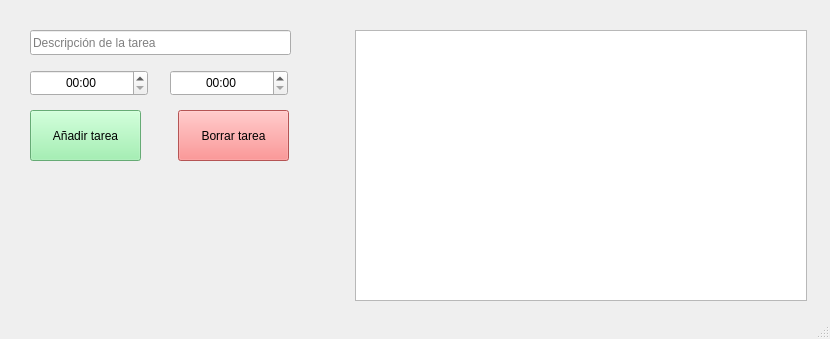
<?xml version="1.0" encoding="UTF-8"?>
<ui version="4.0">
 <class>MainWindow</class>
 <widget class="QMainWindow" name="MainWindow">
  <property name="geometry">
   <rect>
    <x>0</x>
    <y>0</y>
    <width>830</width>
    <height>339</height>
   </rect>
  </property>
  <property name="windowTitle">
   <string>Time Tracker v0.1</string>
  </property>
  <widget class="QWidget" name="centralwidget">
   <widget class="QTimeEdit" name="initTimeEdit">
    <property name="geometry">
     <rect>
      <x>30</x>
      <y>70</y>
      <width>118</width>
      <height>26</height>
     </rect>
    </property>
    <property name="alignment">
     <set>Qt::AlignCenter</set>
    </property>
    <property name="displayFormat">
     <string>hh:mm</string>
    </property>
   </widget>
   <widget class="QTimeEdit" name="finalTimeEdit">
    <property name="geometry">
     <rect>
      <x>170</x>
      <y>70</y>
      <width>118</width>
      <height>26</height>
     </rect>
    </property>
    <property name="alignment">
     <set>Qt::AlignCenter</set>
    </property>
    <property name="displayFormat">
     <string>hh:mm</string>
    </property>
   </widget>
   <widget class="QPushButton" name="addTimeButton">
    <property name="geometry">
     <rect>
      <x>30</x>
      <y>110</y>
      <width>111</width>
      <height>51</height>
     </rect>
    </property>
    <property name="styleSheet">
     <string notr="true">background-color: rgb(143, 240, 164);
color: rgb(0, 0, 0);</string>
    </property>
    <property name="text">
     <string>Añadir tarea</string>
    </property>
   </widget>
   <widget class="QLineEdit" name="descriptionEdit">
    <property name="geometry">
     <rect>
      <x>30</x>
      <y>30</y>
      <width>261</width>
      <height>25</height>
     </rect>
    </property>
    <property name="placeholderText">
     <string>Descripción de la tarea</string>
    </property>
   </widget>
   <widget class="QTableView" name="taskTable">
    <property name="geometry">
     <rect>
      <x>355</x>
      <y>30</y>
      <width>452</width>
      <height>271</height>
     </rect>
    </property>
    <attribute name="horizontalHeaderDefaultSectionSize">
     <number>90</number>
    </attribute>
   </widget>
   <widget class="QPushButton" name="deleteTimeButton">
    <property name="geometry">
     <rect>
      <x>178</x>
      <y>110</y>
      <width>111</width>
      <height>51</height>
     </rect>
    </property>
    <property name="styleSheet">
     <string notr="true">background-color: rgb(254, 117, 117);
color: rgb(0, 0, 0);</string>
    </property>
    <property name="text">
     <string>Borrar tarea</string>
    </property>
   </widget>
  </widget>
  <widget class="QStatusBar" name="statusBar"/>
 </widget>
 <resources/>
 <connections/>
</ui>
